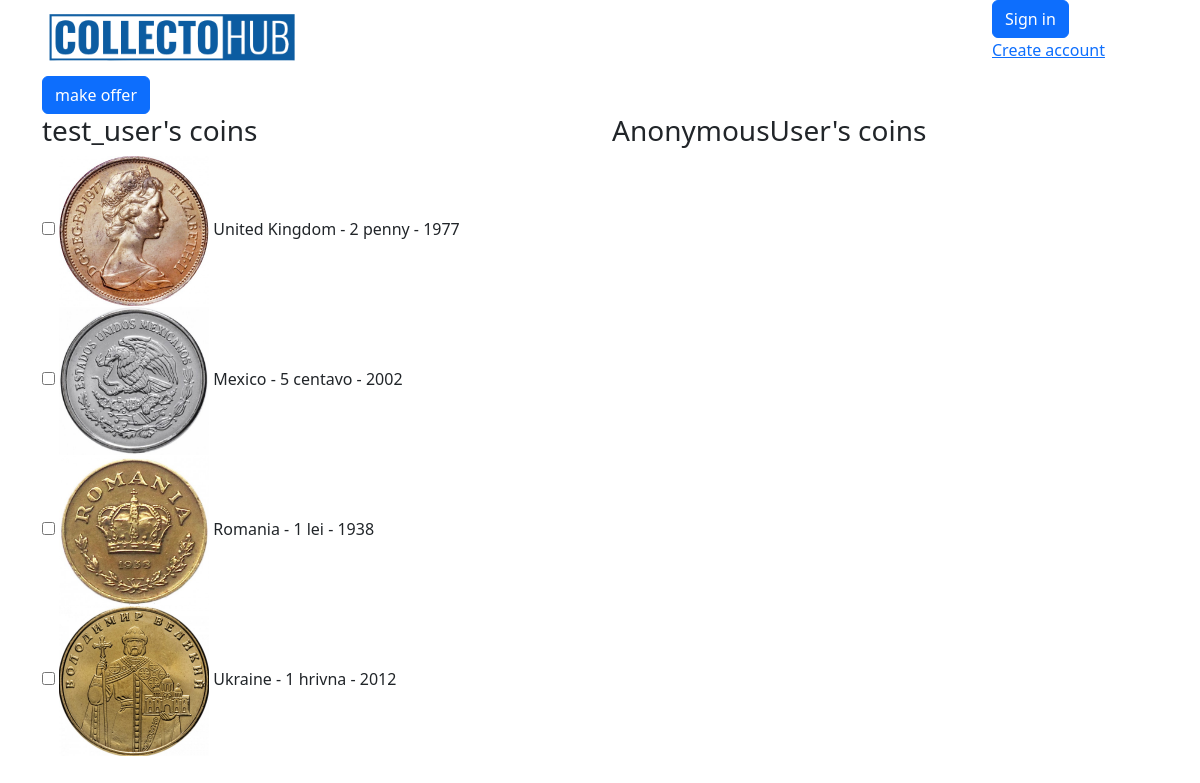
/multi/offer/4/, run on the app's committed database.
### coins/models.py (models this page shows, shortened)
class Coin(models.Model):
    img_front = models.ImageField(upload_to='products_image', blank=True)
    img_back = models.ImageField(upload_to='products_image', blank=True)
    img_add_1 = models.ImageField(upload_to='products_image', blank=True)
    img_add_2 = models.ImageField(upload_to='products_image', blank=True)
    country = models.ForeignKey(Country, on_delete=models.CASCADE, related_name='coins')  # Reference to Country
    denomination = models.CharField(max_length=150)  # Denomination
    year = models.IntegerField()  # Year
    material = models.CharField(max_length=15, blank=True, choices=material_choices)  # Material
    safety = models.CharField(max_length=2, blank=True, choices=safety_choices)  # Optional field for admin use
    weight = models.FloatField(blank=True, null=True)  # Weight
    diameter = models.FloatField(blank=True, null=True)  # Diameter
    thickness = models.FloatField(blank=True, null=True)  # Thickness
    circulation = models.IntegerField(blank=True, null=True)  # Circulation
    owner = models.ForeignKey(User, on_delete=models.CASCADE, related_name='coins')
    box = models.ForeignKey('Box', on_delete=models.SET_NULL, blank=True, null=True, related_name='coins')
    status = models.CharField(max_length=1, choices=status_choices_coin, default='a')
    class Meta:
        verbose_name = 'Coin'
        verbose_name_plural = 'Coins'
    def __str__(self):
        return f'{self.country.name} - {self.denomination} - {self.year}'

class Country(models.Model):
    name = models.CharField(max_length=150, unique=True)
    continent = models.ForeignKey(Continent, on_delete=models.CASCADE, related_name="countries")
    class Meta:
        verbose_name = "Country"
        verbose_name_plural = "Countries"

### coins/views.py (the view)
# urls.py: path('multi/offer/<int:pk>/', views.multi_offer_view, name='multi-offer'),
def multi_offer_view(request, pk):
    recipient = User.objects.get(id=pk)
    author = request.user
    context = {
        'recipient': recipient,
    }
    return render(
        request=request,
        template_name='coins/multi_offer.html',
        context=context
    )

### coins/models.py (called while the page is built)
    def active_coins(self):
        return self.user.coins.filter(status='a')

### coins/templates/coins/multi_offer.html (shortened to what this page needs)
{% extends 'coins/base.html' %}
{% block content %}
<form action="{% url 'coins:create-multi-offer' %}" method="post">
    <input type="submit" value="make offer" class="btn btn-primary">
    <div class="row">
    <div class="col-6">
        <h3>{{ recipient}}'s coins</h3>
            {% for coin in recipient.profile.active_coins %}
                <div>
                    <input type="checkbox" name="coins_to_get_ids" value="{{ coin.id }}">
                    <img src="{{ coin.img_front.url }}" height="150" alt="">
                    {{ coin }}
                </div>
            {% endfor %}
    </div>
    <div class="col-6">
        <h3>{{ user }}'s coins</h3>
        </div>
    </div>
</form>
{% endblock %}

### data on the page
Coin: img_front (picture), country+denomination+year "United Kingdom - 2 penny - 1977"
Coin: img_front (picture), country+denomination+year "Mexico - 5 centavo - 2002"
Coin: img_front (picture), country+denomination+year "Romania - 1 lei - 1938"
Coin: img_front (picture), country+denomination+year "Ukraine - 1 hrivna - 2012"

### other printed values
{{ recipient }} "test_user"
{{ user }} "AnonymousUser"
